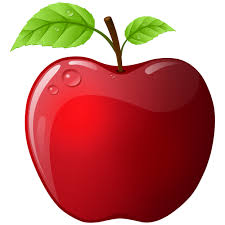
#> input picture test01/img/apple.jpg, 225 x 225 px, found by its file name
$ python q1.py
#> lines starting #> are read from the running program, lines starting #| are printed output that depends on the picture; after the words box and inside, x2 and y2 are one past the last pixel; in counts of white or black regions, pixels touching at a corner belong together
import cv2
import numpy as np

image = cv2.imread('../img/apple.jpg', 0)
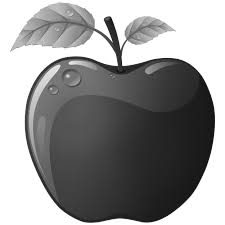
#> image: shape (225, 225); min 0, max 255, mean 146.9
cv2.imshow('Original', image)

ret,th1 = cv2.threshold(image, 242, 255, cv2.THRESH_BINARY)
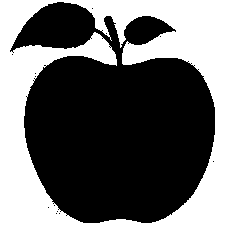
#> th1: shape (225, 225); 38.9% white; 1 white region, box (x1, y1, x2, y2) and area: (0, 0, 225, 225) 19701

cv2.imshow('LB', th1)
cv2.imwrite('../img/lb.jpg', th1)

cv2.waitKey(0)
cv2.destroyAllWindows()
